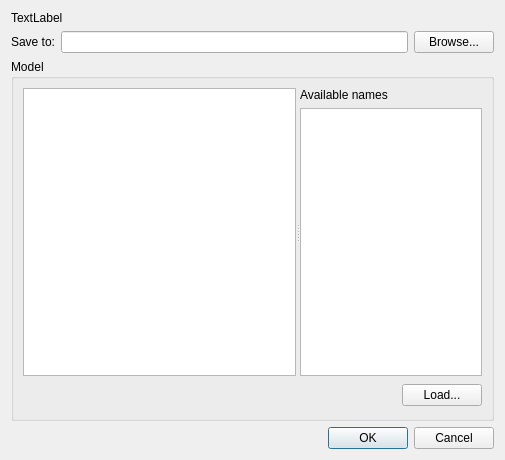
<ui version="4.0" >
 <class>DumpDialog</class>
 <widget class="QDialog" name="DumpDialog" >
  <property name="geometry" >
   <rect>
    <x>0</x>
    <y>0</y>
    <width>505</width>
    <height>460</height>
   </rect>
  </property>
  <property name="acceptDrops" >
   <bool>true</bool>
  </property>
  <property name="windowTitle" >
   <string>Fontmatrix - Dump Font Info</string>
  </property>
  <layout class="QGridLayout" name="gridLayout_2" >
   <item row="0" column="0" colspan="3" >
    <widget class="QLabel" name="fontName" >
     <property name="sizePolicy" >
      <sizepolicy vsizetype="Fixed" hsizetype="Preferred" >
       <horstretch>0</horstretch>
       <verstretch>0</verstretch>
      </sizepolicy>
     </property>
     <property name="text" >
      <string>TextLabel</string>
     </property>
    </widget>
   </item>
   <item row="1" column="0" >
    <widget class="QLabel" name="label" >
     <property name="text" >
      <string>Save to:</string>
     </property>
     <property name="buddy" >
      <cstring>filePath</cstring>
     </property>
    </widget>
   </item>
   <item row="1" column="1" >
    <widget class="QLineEdit" name="filePath" />
   </item>
   <item row="1" column="2" >
    <widget class="QPushButton" name="browseButton" >
     <property name="text" >
      <string>Browse...</string>
     </property>
    </widget>
   </item>
   <item row="2" column="0" colspan="3" >
    <widget class="QGroupBox" name="groupBox" >
     <property name="acceptDrops" >
      <bool>true</bool>
     </property>
     <property name="title" >
      <string>Model</string>
     </property>
     <layout class="QGridLayout" name="gridLayout_3" >
      <item row="0" column="0" colspan="2" >
       <widget class="QSplitter" name="splitter" >
        <property name="orientation" >
         <enum>Qt::Horizontal</enum>
        </property>
        <widget class="ModelText" name="modelText" >
         <property name="sizePolicy" >
          <sizepolicy vsizetype="Expanding" hsizetype="Expanding" >
           <horstretch>3</horstretch>
           <verstretch>0</verstretch>
          </sizepolicy>
         </property>
         <property name="html" >
          <string>&lt;!DOCTYPE HTML PUBLIC "-//W3C//DTD HTML 4.0//EN" "http://www.w3.org/TR/REC-html40/strict.dtd">
&lt;html>&lt;head>&lt;meta name="qrichtext" content="1" />&lt;style type="text/css">
p, li { white-space: pre-wrap; }
&lt;/style>&lt;/head>&lt;body style=" font-family:'Sans Serif'; font-size:10pt; font-weight:400; font-style:normal;">
&lt;p style="-qt-paragraph-type:empty; margin-top:0px; margin-bottom:0px; margin-left:0px; margin-right:0px; -qt-block-indent:0; text-indent:0px;">&lt;/p>&lt;/body>&lt;/html></string>
         </property>
        </widget>
        <widget class="QWidget" native="1" name="widget" >
         <property name="sizePolicy" >
          <sizepolicy vsizetype="Preferred" hsizetype="Expanding" >
           <horstretch>2</horstretch>
           <verstretch>0</verstretch>
          </sizepolicy>
         </property>
         <layout class="QGridLayout" name="gridLayout" >
          <item row="0" column="0" >
           <widget class="QLabel" name="label_2" >
            <property name="text" >
             <string>Available names</string>
            </property>
           </widget>
          </item>
          <item row="1" column="0" >
           <widget class="QListWidget" name="nameList" >
            <property name="sizePolicy" >
             <sizepolicy vsizetype="Expanding" hsizetype="Expanding" >
              <horstretch>0</horstretch>
              <verstretch>0</verstretch>
             </sizepolicy>
            </property>
            <property name="acceptDrops" >
             <bool>true</bool>
            </property>
            <property name="dragEnabled" >
             <bool>true</bool>
            </property>
            <property name="dragDropMode" >
             <enum>QAbstractItemView::DragOnly</enum>
            </property>
            <property name="selectionMode" >
             <enum>QAbstractItemView::SingleSelection</enum>
            </property>
           </widget>
          </item>
         </layout>
        </widget>
       </widget>
      </item>
      <item row="1" column="0" >
       <spacer name="horizontalSpacer" >
        <property name="orientation" >
         <enum>Qt::Horizontal</enum>
        </property>
        <property name="sizeHint" stdset="0" >
         <size>
          <width>385</width>
          <height>27</height>
         </size>
        </property>
       </spacer>
      </item>
      <item row="1" column="1" >
       <widget class="QPushButton" name="loadButton" >
        <property name="text" >
         <string>Load...</string>
        </property>
       </widget>
      </item>
     </layout>
    </widget>
   </item>
   <item row="3" column="0" colspan="3" >
    <widget class="QDialogButtonBox" name="buttonBox" >
     <property name="standardButtons" >
      <set>QDialogButtonBox::Cancel|QDialogButtonBox::Ok</set>
     </property>
    </widget>
   </item>
  </layout>
 </widget>
 <customwidgets>
  <customwidget>
   <class>ModelText</class>
   <extends>QTextEdit</extends>
   <header>modeltext.h</header>
  </customwidget>
 </customwidgets>
 <tabstops>
  <tabstop>filePath</tabstop>
  <tabstop>browseButton</tabstop>
  <tabstop>modelText</tabstop>
  <tabstop>nameList</tabstop>
  <tabstop>loadButton</tabstop>
  <tabstop>buttonBox</tabstop>
 </tabstops>
 <resources/>
 <connections/>
</ui>
